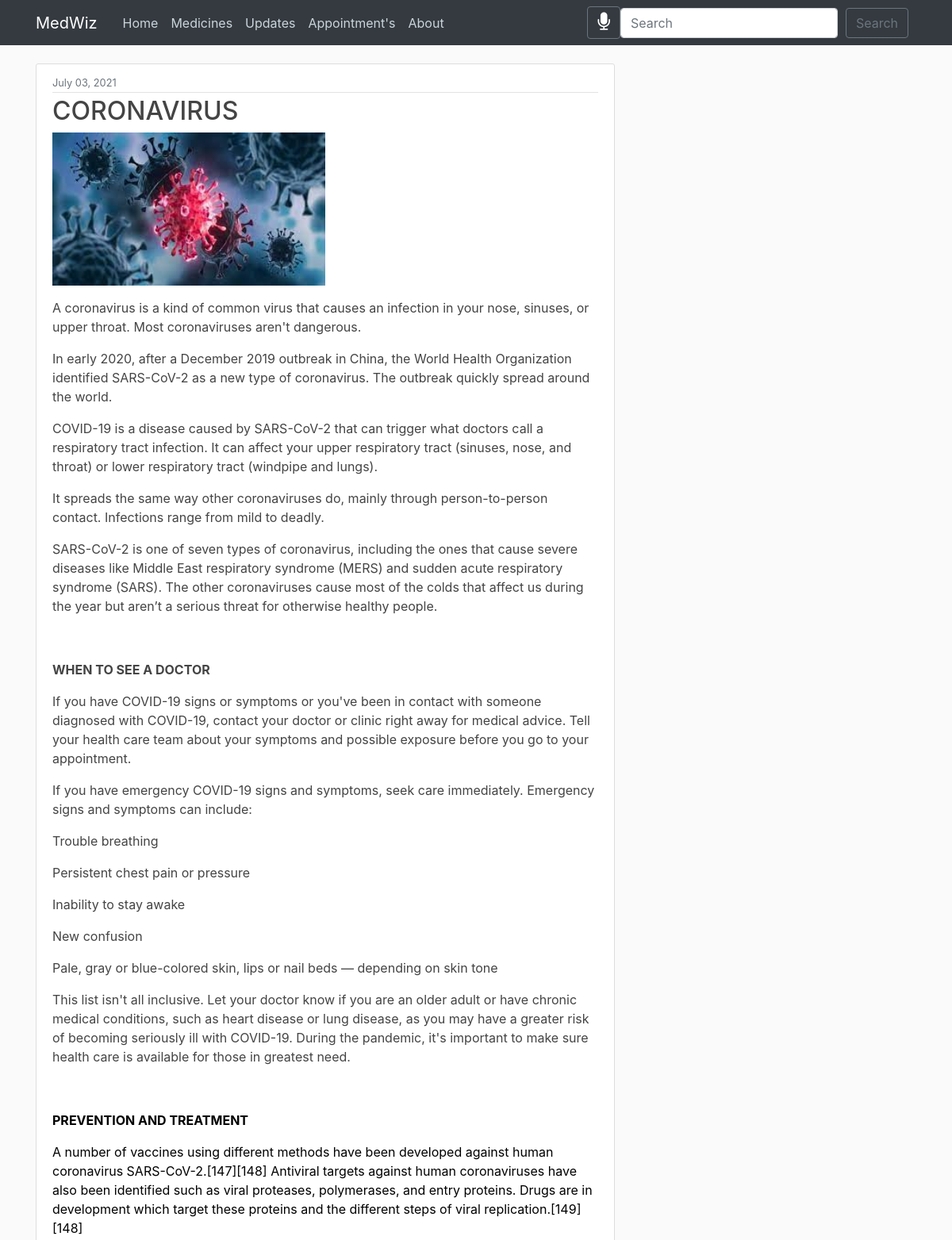
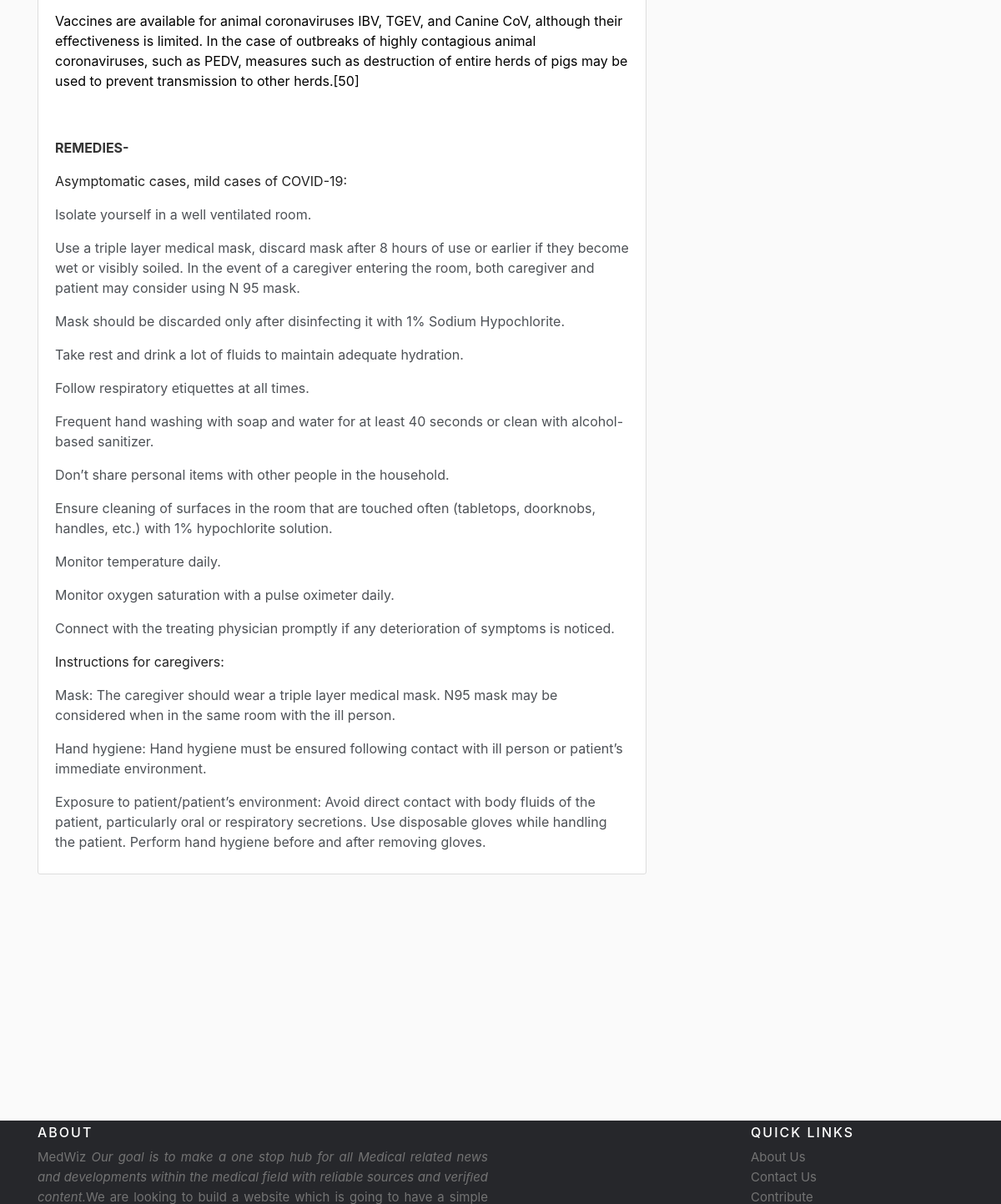
The page /post/87/ on the database its author committed (2 pictures, top to bottom).
### blog/models.py (models this page shows, shortened)
class Post(models.Model):
    title = models.CharField(max_length=100)
    image = models.ImageField(null=True,blank=True,upload_to='django_blog/media')
    content = RichTextField(blank=True,null=True)
    date_posted = models.DateTimeField(default=timezone.now)

### blog/views.py (the view)
# urls.py: path("post/<int:pk>/", PostDetailView.as_view(), name="post-detail"),
class PostDetailView(DetailView):
    model = Post

### blog/templates/blog/post_detail.html
{%extends "blog/base.html" %} {% block content%}
<article class="media content-section">
  <div class="media-body">
    <div class="article-metadata">
      <small class="text-muted">{{ object.date_posted|date:"F d, Y" }}</small>
    </div>
    <h2 class="article-title">{{ object.title }}</h2>
    {% if object.image %}
      <img src="{{ object.image.url }}" height="50%" width="50%" >
    {% endif %}
      <p class="article-content">{{ object.content|safe }}</p>
</article>
{% endblock%}

### blog/static/blog/main.css (style rules this page uses)
body { background: #fafafa; color: #333333; margin-top: 5rem; }
h1, h2, h3, h4, h5, h6 { color: #444444; }
.content-section { background: #ffffff; padding: 10px 20px; border: 1px solid #dddddd; border-radius: 3px; margin-bottom: 20px; }
.article-title { color: #444444; }
.article-content { white-space: pre-line; }
.article-metadata { padding-bottom: 1px; margin-bottom: 4px; border-bottom: 1px solid #e3e3e3; }

### blog/templates/blog/base.html (style rules this page uses)
body { position: static !important; top:0px !important; }

### rows shown on the page
Post: date_posted "July 03, 2021", title "CORONAVIRUS", image (picture), content "A coronavirus is a kind of common virus that causes an infection in your nose, sinuses, or upper throat. Most coronaviruses aren't dangerous. In early 2020, after a December 2019 outbreak in China, the World Health Organization identified SARS-CoV-2 as a new type of coronavirus. The outbreak quickly spread around the world. COVID-19 is a disease caused by SARS-CoV-2 that can trigger what doctors call a respiratory tract infection. It can affect your upper respiratory tract (sinuses, nose, and throat) or lower respiratory tract (windpipe and lungs). It spreads the same way other coronaviruses do, mainly through person-to-person contact. Infections range from mild to deadly. SARS-CoV-2 is one…"
